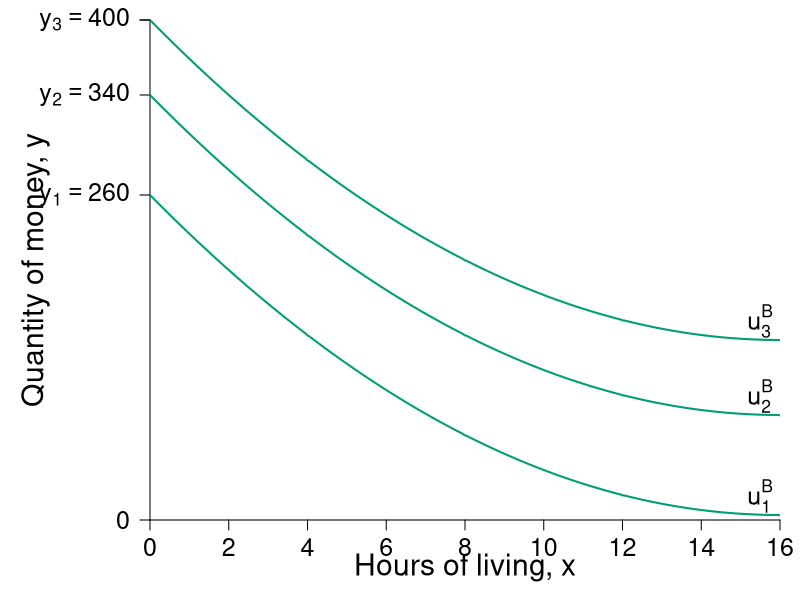

The R script that drew this image: (Note: this script raises an error after producing the figure.)
require(shape)
pdf(file = "property/qql_y_indiff_new.pdf", width = 9, height = 7)

#Set parameters for graphics
namesize <- 1.3
pointsize <- 1.8
axislabelsize <- 1.8
labelsize <- 1.5
namesize <- 1.8
annotatesize <- 1.5
graphlinewidth <- 2
segmentlinewidth <- 1.5


COL <- c("#7fc97f", "#beaed4", "#fdc086", "#ffff99", "#386cb0", "#f0027f", "#bf5b17", "#666666")
COLA <- c("#99d8c9","#66c2a4","#41ae76", "#238b45", "#005824")
COLB <- c("#4eb3d3", "#2b8cbe", "#0868ac","#084081")
grays <- gray.colors(25, start = 1, end = 0)
CBCols <- c("#009E73","#0072B2","#E69F00","#CC79A7", "#F0E442")

#Edited the margins to cater for the larger LHS labels
par(mar =  c(4, 7.5, 1, 1))

mrsA <- function(x, rmax = 32, xmax = 16) {
  rmax - (rmax/xmax)*x
}

uA <- function(x, y, rmax = 32, xmax = 16) {
  (y) + rmax*(x) - (1/2)*(rmax/xmax)*(x)^2
}

indiffA <- function(x, uA = 256, rmax = 32, xmax = 16) {
  uA - rmax*(x) + (1/2)*(rmax/xmax)*(x)^2
}

bcA <- function(x, w = 20, p = 2) {
  w - p*x
}


xlims <- c(0, 16)
ylims <- c(0, 400)

npts <- 501 
x <- seq(xlims[1], xlims[2], length.out = npts)
y <- seq(ylims[1], ylims[2], length.out = npts) 
a <- c(260, 340, 400)

plot(0, 0, xlim = xlims, ylim = ylims, type = "n",
     xlab = expression(paste("")),
     ylab = expression(paste("")), 
     xaxt = "n", 
     yaxt = "n", 
     cex.lab = axislabelsize, 
     bty = "n",
     xaxs="i", 
     yaxs="i")

# ticksy <- seq(from = 0, to = ylims[2], by = 2)
# ylabels <- seq(from = 0, to = ylims[2], by = 2)
# ticksx <- seq(from = 0, to = xlims[2], by = 2)
# xlabels <- seq(from = 0, to = xlims[2], by = 2)
ticksy <- c(0, a[1], a[2], a[3], ylims[2])
ylabels <- c(0, expression(paste(y[1] == 260)), expression(paste(y[2] == 340)), expression(paste(y[3] == 400)), NA)
ticksx <- seq(0, xlims[2], 2)
xlabels <- seq(0, xlims[2], 2)

axis(1, at = ticksx, pos = 0, labels = xlabels, cex.axis = labelsize)
axis(2, at = ticksy, pos = 0, labels = ylabels, las = 1, cex.axis = labelsize)

npts <- 500 
xx1 <- seq(xlims[1], xlims[2], length.out = npts)

#lines(xx1, bcA(xx1, w = 12, p = 1), col = COLB[3], lwd = graphlinewidth)
#lines(xx1, indiffA1(xx1, uA = 20, rmax = 2.5, xmax = 10), col = COLB[4], lwd = graphlinewidth)

#mtext(expression(paste("Hours of Living, ", x)), side=1, line = 2.5, cex = axislabelsize)
text( 0.5*xlims[2],-38, expression(paste("Hours of living, ", x)), xpd = TRUE, cex = axislabelsize) 
text(-2.9, 0.5*ylims[2], expression(paste("Quantity of money, ", y)), xpd = TRUE, cex = axislabelsize, srt = 90) 

#segments(4.11765, 6.17647, 5.88, 8.88, lty = 1, col = COL[2] , lwd = graphlinewidth)
#text(7.3, 3, expression("Pareto Efficient"))
#text(7.3, 2.5, expression("Curve"))
#Arrows(7.3, 3.5, 7.3, 6.1, col = "black", lty = 1, lwd = 2, arr.type = "triangle", arr.lwd = 0.5)

#Label the iso-welfare functions for the HG, Aisha
text(15.5, indiffA(x = 15.5, uA = a[1]) + 15, expression(u[1]^B), cex = annotatesize)
text(15.5, indiffA(x = 15.5, uA = a[2]) + 15, expression(u[2]^B), cex = annotatesize) 
text(15.5, indiffA(x = 15.5, uA = a[3]) + 15, expression(u[3]^B), cex = annotatesize)
#text(6.6, 8.3, expression(u[4]^A))

#Label mrs function
#text(10, 8, expression(paste(mrs(x,y) == r[max] - frac(r[max], x[max])*x)))
#Arrows(10, 7.5, 10, 5.6, col = "black", lty = 1, lwd = 2, arr.type = "triangle", arr.lwd = 0.5)

#Label satiation
#text(20, 4, expression(paste(x[max] == "Point")))
#text(20, 3, expression(paste("of Satiation")))
#Arrows(20, 2.5, 20, 0.5, col = "black", lty = 1, lwd = 2, arr.type = "triangle", arr.lwd = 0.5)

#Label highest willingness to pay
# text(5, 10.5, expression(paste(r[max] == "Maximum")))
# text(5, 9.5, expression(paste("Willingness to Pay")))
# Arrows(3, 10, 0.5, 10, col = "black", lty = 1, lwd = 2, arr.type = "triangle", arr.lwd = 0.5)


contour(x, y, 
        outer(x, y, uA),
        drawlabels = FALSE,
        col = CBCols[1],
        #cex.lab = axislabelsize,
        lwd = graphlinewidth,
        levels = a, 
        xaxs="i", 
        yaxs="i", 
        add = TRUE)

#segments(0, 6, 6, 6, lty = 2, col = "gray" , lwd = segmentlinewidth)
#segments(6, 0, 6, 6, lty = 2, col = "gray" , lwd = segmentlinewidth)


slopeline <- function(x, yint, slope = 1.5){
  yint - slope*x
}

# #segment at 2 hours of work
# segments(2, 0, 2, ylims[2], lty = 2, col = grays[20] , lwd = segmentlinewidth)
# #segment at 10 hours of work


# segments(8, 0, 8, indiffA(x = secondpointsx[2], uA = a[2]), lty = 2, col = grays[20] , lwd = segmentlinewidth)
# segments(0, indiffA(x = secondpointsx[2], uA = a[2]), 8, indiffA(x = secondpointsx[2], uA = a[2]), lty = 2, col = grays[20] , lwd = segmentlinewidth)


# slopex1 <- seq(0.5,3.5,length.out = 200)
# lines(slopex1, slopeline(slopex1, yint = a[1] - 5, slope = mrsA(x = 2)), col = Grays[21], lty = 2, lwd = graphlinewidth)
# lines(slopex1, slopeline(slopex1, yint = a[2] - 5, slope = mrsA(x = 2)), col = Grays[21], lty = 2, lwd = graphlinewidth)
# lines(slopex1, slopeline(slopex1, yint = a[3] - 5, slope = mrsA(x = 2)), col = Grays[21], lty = 2, lwd = graphlinewidth)

slopex1 <- seq(6.5,10.5,length.out = 200)
lines(slopex1, slopeline(slopex1, yint = a[1] - 65, slope = mrsA(x = 8)), col = Grays[21], lty = 2, lwd = graphlinewidth)

slopex2 <- seq(6,10,length.out = 200)
lines(slopex2, slopeline(slopex2, yint = a[2] - 65, slope = mrsA(x = 8)), col = Grays[21], lty = 2, lwd = graphlinewidth)
lines(slopex2, slopeline(slopex2, yint = a[3] - 65, slope = mrsA(x = 8)), col = Grays[21], lty = 2, lwd = graphlinewidth)

slopex3 <- seq(1.5,5.5,length.out = 200)
lines(slopex3, slopeline(slopex3, yint = a[1] - 16, slope = mrsA(x = 4)), col = Grays[21], lty = 2, lwd = graphlinewidth)

# firstpointsx <- c(2, 2, 2)
# firstpointsy <- c(indiffA(x = firstpointsx[1], uA = a[1]), indiffA(x = firstpointsx[2], uA = a[2]), indiffA(x = firstpointsx[3], uA = a[3]))
# points(firstpointsx, firstpointsy, pch = 16, col = "black", cex = 1.5)

secondpointsx <- c(8, 8, 8)
secondpointsy <- c(indiffA(x = secondpointsx[1], uA = a[1]), indiffA(x = secondpointsx[2], uA = a[2]), indiffA(x = secondpointsx[3], uA = a[3]))
points(secondpointsx, secondpointsy, pch = 16, col = "black", cex = 1.5)
text(secondpointsx, secondpointsy + 15, c("f", "g", "h"), xpd = TRUE, cex = annotatesize) 


#Point at same height, but different x as 8
points(4, indiffA(x = secondpointsx[2], uA = a[2]), pch = 16, col = "black", cex = 1.5)
text(4, indiffA(x = secondpointsx[2], uA = a[2]) + 15, expression(e), xpd = TRUE, cex = annotatesize) 


dev.off()
